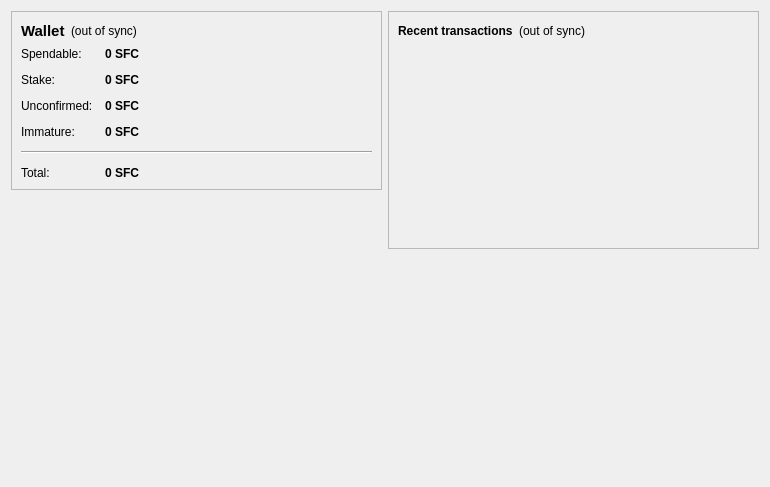
<?xml version="1.0" encoding="UTF-8"?>
<ui version="4.0">
 <class>OverviewPage</class>
 <widget class="QWidget" name="OverviewPage">
  <property name="geometry">
   <rect>
    <x>0</x>
    <y>0</y>
    <width>770</width>
    <height>487</height>
   </rect>
  </property>
  <property name="windowTitle">
   <string>Form</string>
  </property>
  <layout class="QHBoxLayout" name="horizontalLayout" stretch="1,1">
   <item>
    <layout class="QVBoxLayout" name="verticalLayout_2">
     <item>
      <widget class="QFrame" name="frame">
       <property name="frameShape">
        <enum>QFrame::StyledPanel</enum>
       </property>
       <property name="frameShadow">
        <enum>QFrame::Raised</enum>
       </property>
       <layout class="QVBoxLayout" name="verticalLayout_4">
        <item>
         <layout class="QHBoxLayout" name="horizontalLayout_4">
          <item>
           <widget class="QLabel" name="label_5">
            <property name="font">
             <font>
              <pointsize>11</pointsize>
              <weight>75</weight>
              <bold>true</bold>
             </font>
            </property>
            <property name="text">
             <string>Wallet</string>
            </property>
           </widget>
          </item>
          <item>
           <widget class="QLabel" name="labelWalletStatus">
            <property name="toolTip">
             <string>The displayed information may be out of date. Your wallet automatically synchronizes with the safechain network after a connection is established, but this process has not completed yet.</string>
            </property>
            <property name="styleSheet">
             <string notr="true"/>
            </property>
            <property name="text">
             <string notr="true">(out of sync)</string>
            </property>
            <property name="alignment">
             <set>Qt::AlignLeading|Qt::AlignLeft|Qt::AlignVCenter</set>
            </property>
           </widget>
          </item>
          <item>
           <spacer name="horizontalSpacer_2">
            <property name="orientation">
             <enum>Qt::Horizontal</enum>
            </property>
            <property name="sizeHint" stdset="0">
             <size>
              <width>40</width>
              <height>20</height>
             </size>
            </property>
           </spacer>
          </item>
         </layout>
        </item>
        <item>
         <layout class="QFormLayout" name="formLayout_2">
          <property name="fieldGrowthPolicy">
           <enum>QFormLayout::AllNonFixedFieldsGrow</enum>
          </property>
          <property name="horizontalSpacing">
           <number>12</number>
          </property>
          <property name="verticalSpacing">
           <number>12</number>
          </property>
          <item row="0" column="0">
           <widget class="QLabel" name="label">
            <property name="text">
             <string>Spendable:</string>
            </property>
           </widget>
          </item>
          <item row="0" column="1">
           <widget class="QLabel" name="labelBalance">
            <property name="font">
             <font>
              <weight>75</weight>
              <bold>true</bold>
             </font>
            </property>
            <property name="cursor">
             <cursorShape>IBeamCursor</cursorShape>
            </property>
            <property name="toolTip">
             <string>Your current spendable balance</string>
            </property>
            <property name="text">
             <string notr="true">0 SFC</string>
            </property>
            <property name="textInteractionFlags">
             <set>Qt::LinksAccessibleByMouse|Qt::TextSelectableByKeyboard|Qt::TextSelectableByMouse</set>
            </property>
           </widget>
          </item>
          <item row="1" column="0">
           <widget class="QLabel" name="label_6">
            <property name="text">
             <string>Stake:</string>
            </property>
           </widget>
          </item>
          <item row="1" column="1">
           <widget class="QLabel" name="labelStake">
            <property name="font">
             <font>
              <weight>75</weight>
              <bold>true</bold>
             </font>
            </property>
            <property name="cursor">
             <cursorShape>IBeamCursor</cursorShape>
            </property>
            <property name="toolTip">
             <string>Total of coins that was staked, and do not yet count toward the current balance</string>
            </property>
            <property name="text">
             <string notr="true">0 SFC</string>
            </property>
            <property name="textInteractionFlags">
             <set>Qt::LinksAccessibleByMouse|Qt::TextSelectableByKeyboard|Qt::TextSelectableByMouse</set>
            </property>
           </widget>
          </item>
          <item row="2" column="0">
           <widget class="QLabel" name="label_3">
            <property name="text">
             <string>Unconfirmed:</string>
            </property>
           </widget>
          </item>
          <item row="2" column="1">
           <widget class="QLabel" name="labelUnconfirmed">
            <property name="font">
             <font>
              <weight>75</weight>
              <bold>true</bold>
             </font>
            </property>
            <property name="cursor">
             <cursorShape>IBeamCursor</cursorShape>
            </property>
            <property name="toolTip">
             <string>Total of transactions that have yet to be confirmed, and do not yet count toward the current balance</string>
            </property>
            <property name="text">
             <string notr="true">0 SFC</string>
            </property>
            <property name="textInteractionFlags">
             <set>Qt::LinksAccessibleByMouse|Qt::TextSelectableByKeyboard|Qt::TextSelectableByMouse</set>
            </property>
           </widget>
          </item>
          <item row="3" column="0">
           <widget class="QLabel" name="labelImmatureText">
            <property name="text">
             <string>Immature:</string>
            </property>
           </widget>
          </item>
          <item row="3" column="1">
           <widget class="QLabel" name="labelImmature">
            <property name="font">
             <font>
              <weight>75</weight>
              <bold>true</bold>
             </font>
            </property>
            <property name="toolTip">
             <string>Mined balance that has not yet matured</string>
            </property>
            <property name="text">
             <string notr="true">0 SFC</string>
            </property>
            <property name="textInteractionFlags">
             <set>Qt::LinksAccessibleByMouse|Qt::TextSelectableByKeyboard|Qt::TextSelectableByMouse</set>
            </property>
           </widget>
          </item>
          <item row="4" column="0" colspan="2">
           <widget class="Line" name="line">
            <property name="orientation">
             <enum>Qt::Horizontal</enum>
            </property>
           </widget>
          </item>
          <item row="5" column="0">
           <widget class="QLabel" name="labelTotalText">
            <property name="text">
             <string>Total:</string>
            </property>
           </widget>
          </item>
          <item row="5" column="1">
           <widget class="QLabel" name="labelTotal">
            <property name="font">
             <font>
              <weight>75</weight>
              <bold>true</bold>
             </font>
            </property>
            <property name="cursor">
             <cursorShape>IBeamCursor</cursorShape>
            </property>
            <property name="toolTip">
             <string>Your current total balance</string>
            </property>
            <property name="text">
             <string notr="true">0 SFC</string>
            </property>
            <property name="textInteractionFlags">
             <set>Qt::LinksAccessibleByMouse|Qt::TextSelectableByKeyboard|Qt::TextSelectableByMouse</set>
            </property>
           </widget>
          </item>
         </layout>
        </item>
       </layout>
      </widget>
     </item>
     <item>
      <spacer name="verticalSpacer">
       <property name="orientation">
        <enum>Qt::Vertical</enum>
       </property>
       <property name="sizeHint" stdset="0">
        <size>
         <width>20</width>
         <height>40</height>
        </size>
       </property>
      </spacer>
     </item>
     <item>
      <widget class="QLabel" name="label_2">
       <property name="autoFillBackground">
        <bool>true</bool>
       </property>
       <property name="text">
        <string/>
       </property>
       <property name="pixmap">
        <pixmap resource="../bitcoin.qrc">:/icons/mastbg</pixmap>
       </property>
       <property name="scaledContents">
        <bool>false</bool>
       </property>
       <property name="margin">
        <number>0</number>
       </property>
      </widget>
     </item>
    </layout>
   </item>
   <item>
    <layout class="QVBoxLayout" name="verticalLayout_3">
     <item>
      <widget class="QFrame" name="frame_2">
       <property name="frameShape">
        <enum>QFrame::StyledPanel</enum>
       </property>
       <property name="frameShadow">
        <enum>QFrame::Raised</enum>
       </property>
       <layout class="QVBoxLayout" name="verticalLayout">
        <item>
         <layout class="QHBoxLayout" name="horizontalLayout_2">
          <item>
           <widget class="QLabel" name="label_4">
            <property name="text">
             <string>&lt;b&gt;Recent transactions&lt;/b&gt;</string>
            </property>
           </widget>
          </item>
          <item>
           <widget class="QLabel" name="labelTransactionsStatus">
            <property name="toolTip">
             <string>The displayed information may be out of date. Your wallet automatically synchronizes with the safechain network after a connection is established, but this process has not completed yet.</string>
            </property>
            <property name="styleSheet">
             <string notr="true"/>
            </property>
            <property name="text">
             <string notr="true">(out of sync)</string>
            </property>
            <property name="alignment">
             <set>Qt::AlignRight|Qt::AlignTrailing|Qt::AlignVCenter</set>
            </property>
           </widget>
          </item>
          <item>
           <spacer name="horizontalSpacer">
            <property name="orientation">
             <enum>Qt::Horizontal</enum>
            </property>
            <property name="sizeHint" stdset="0">
             <size>
              <width>40</width>
              <height>20</height>
             </size>
            </property>
           </spacer>
          </item>
         </layout>
        </item>
        <item>
         <widget class="QListView" name="listTransactions">
          <property name="styleSheet">
           <string notr="true">QListView { background: transparent; }</string>
          </property>
          <property name="frameShape">
           <enum>QFrame::NoFrame</enum>
          </property>
          <property name="verticalScrollBarPolicy">
           <enum>Qt::ScrollBarAlwaysOff</enum>
          </property>
          <property name="horizontalScrollBarPolicy">
           <enum>Qt::ScrollBarAlwaysOff</enum>
          </property>
          <property name="selectionMode">
           <enum>QAbstractItemView::NoSelection</enum>
          </property>
         </widget>
        </item>
       </layout>
      </widget>
     </item>
     <item>
      <spacer name="verticalSpacer_2">
       <property name="orientation">
        <enum>Qt::Vertical</enum>
       </property>
       <property name="sizeHint" stdset="0">
        <size>
         <width>20</width>
         <height>40</height>
        </size>
       </property>
      </spacer>
     </item>
    </layout>
   </item>
  </layout>
 </widget>
 <resources>
  <include location="../bitcoin.qrc"/>
 </resources>
 <connections/>
</ui>
